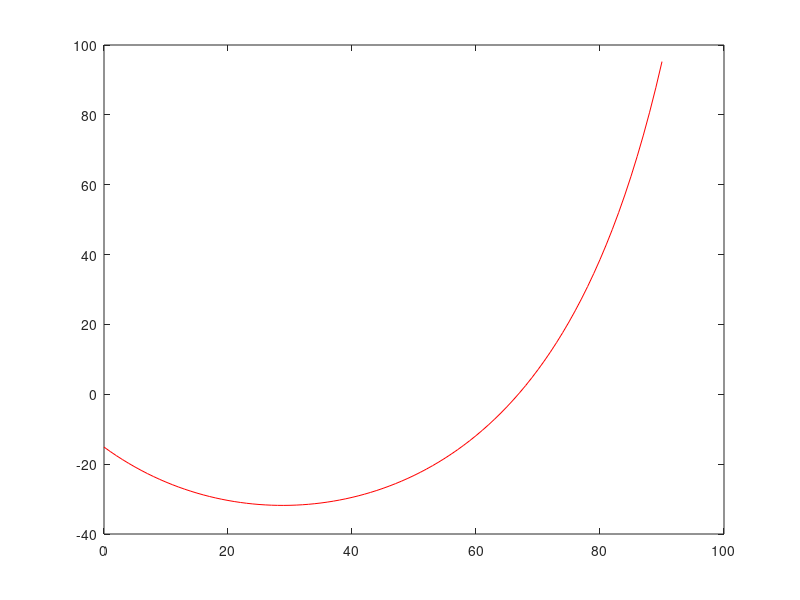
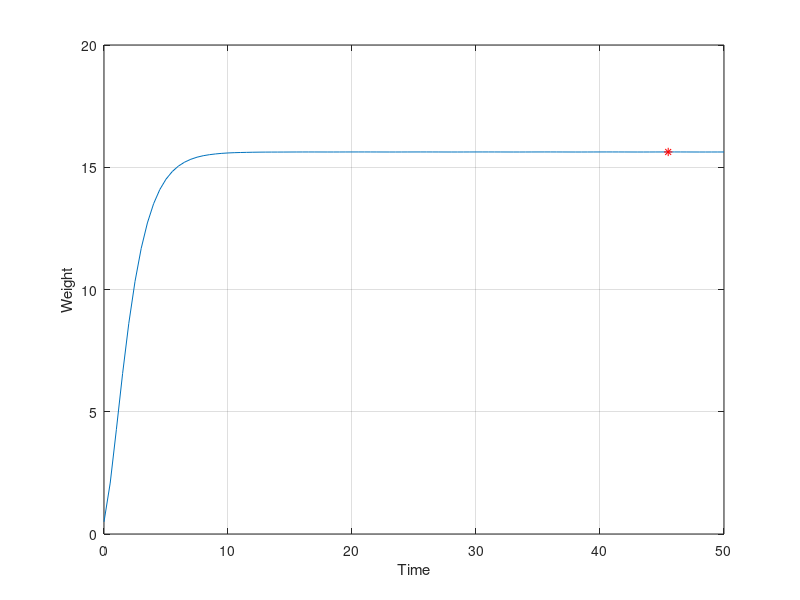
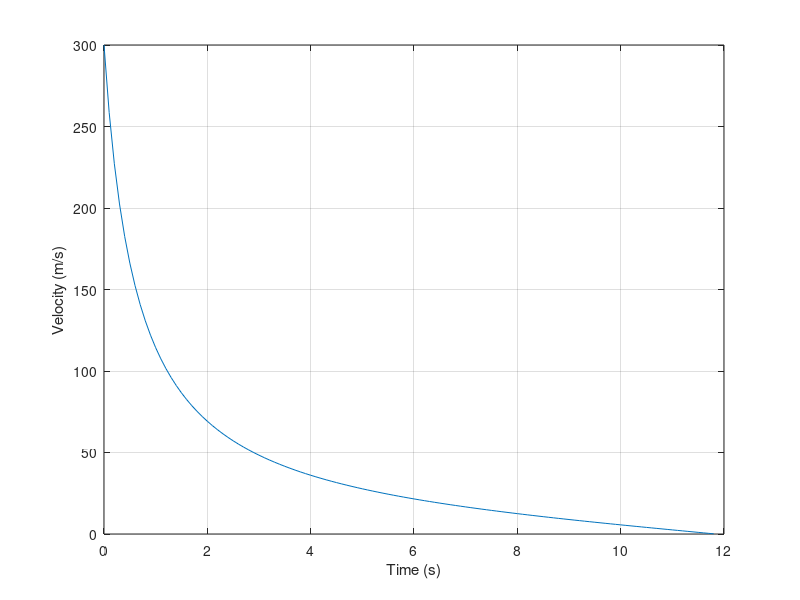
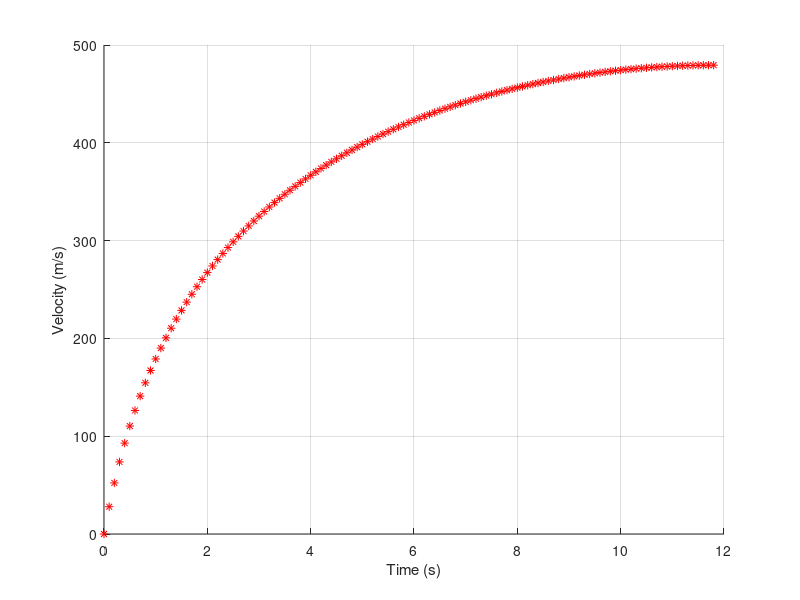

Here is the MATLAB script that generated these plots, in order:
% Practical 9
% Question 1
m = 25; % mass of the body
g = 9.81; %m/s^2
mu = 0.55; % friction coefficient
F = 150; % N
f = @(theta) ((mu*m*g)./(cosd(theta)+mu*sind(theta))) - F;
plot(0:90,f(0:90), 'r-')
theta = fzero(f,[0 90]);
disp(theta)

% Question 2
a = 5; % lb^(1/3)
b = 2 % per day
w0 = 0.5; % lb

dwdt = @(t,w) a*w^(2/3) - 2*w;
[t,w] = ode45(dwdt, 0:0.5:50, w0);
[max_w, max_w_idx] = max(w);

figure;
plot(t,w,t(max_w_idx),max_w,'r*')
xlabel('Time')
ylabel('Weight')
grid on;

% Question 3
v0 = 300;
% By solving the DE, determine and plot the velocity
% As a function of time from t = 0s untill the airplane stops
dvdt = @(t,v) -0.0053*v^2-3;
[t,v] = ode45(dvdt, 0:0.1:100, v0);

idx = find(v >= 0);
tp = t(idx);
vp = v(idx);

figure;
plot(tp,vp)
xlabel('Time (s)')
ylabel('Velocity (m/s)')
grid on;
% Using numerical integration to determine the distance x the airplane
% travels
% As a function of time, make a plot of x versus time
figure;
hold on;
x = 0;
for i = 1:length(tp)
    ti = tp(1:i);
    vi = vp(1:i);
    x(i) = trapz(ti,vi)
    plot(tp(i), trapz(ti,vi),'r*')
end
hold off
xlabel('Time (s)')
ylabel('Velocity (m/s)')
grid on;


% Question 4
Nm = 5000;
k = 0.000095;
N0 = 100;
dNdt = @(t,N) k*N*(Nm - N);
[t,N] = ode45(dNdt,0:0.1:20,N0);

figure;
plot(t,N)
xlabel('Time')
ylabel('N - polulation size')
grid on;